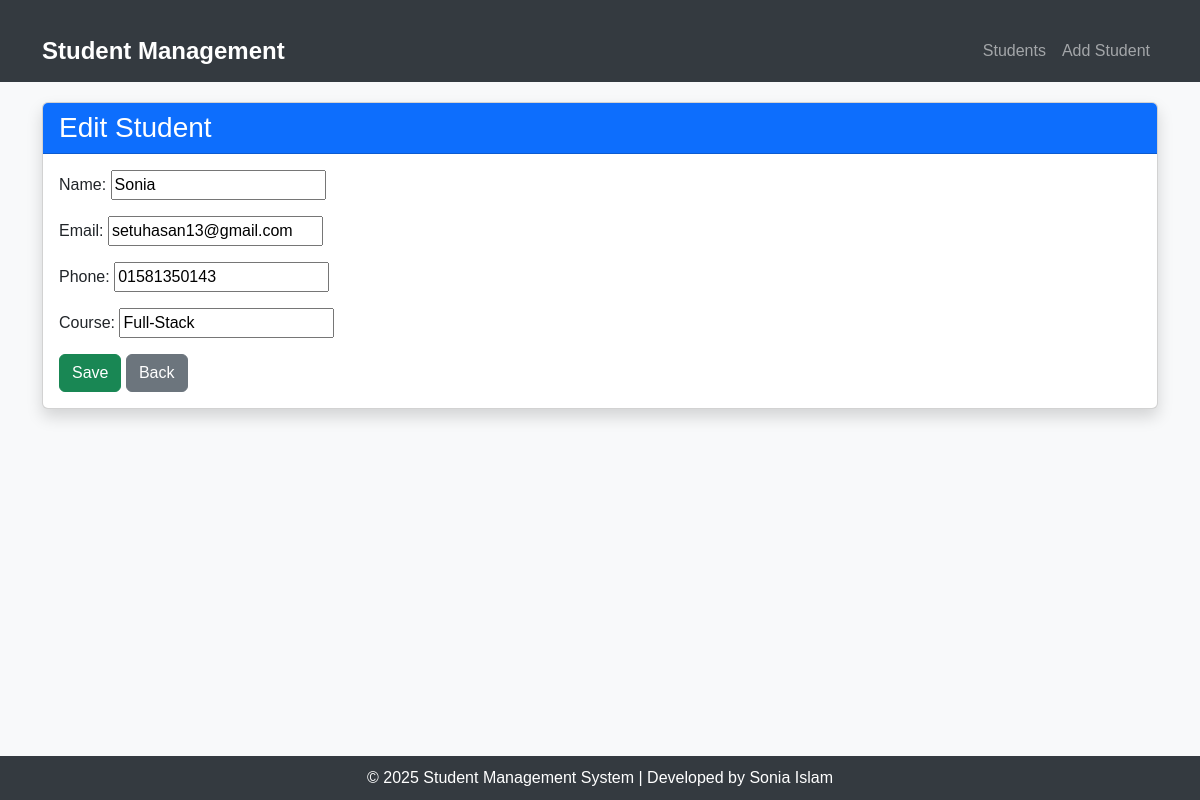
The page /update/4/ on the database its author committed.
### students/models.py (models this page shows, shortened)
class Student(models.Model):
    name = models.CharField(max_length=100)
    email = models.EmailField(unique=True)
    phone = models.CharField(max_length=15)
    course = models.CharField(max_length=100)

### students/views.py (the view)
# urls.py: path('update/<int:pk>/', student_update, name='student_update'),
def student_update(request, pk):
    student = get_object_or_404(Student, pk=pk)
    if request.method == 'POST':
        form = StudentForm(request.POST, instance=student)
        if form.is_valid():
            form.save()
            messages.success(request, "Student updated successfully!")
            return redirect('student_list')
    else:
        form = StudentForm(instance=student)
    return render(request, 'students/student_form.html', {'form': form})

### students/forms.py
class StudentForm(forms.ModelForm):
    class Meta:
        model = Student
        fields = ['name', 'email', 'phone', 'course']

### students/templates/students/student_form.html (shortened to what this page needs)
{% extends 'base.html' %}
{% block content %}
<div class="card shadow">
    <div class="card-header bg-primary text-white">
        <h3 class="mb-0">{% if form.instance.id %}Edit{% else %}Add{% endif %} Student</h3>
    </div>
    <div class="card-body">
        <form method="post">
            {{ form.as_p }}
            <button type="submit" class="btn btn-success">Save</button>
            <a href="{% url 'student_list' %}" class="btn btn-secondary">Back</a>
        </form>
    </div>
</div>
{% endblock %}

### students/templates/base.html (style rules this page uses)
body { background-color: #f8f9fa; font-family: 'Arial', sans-serif; }

### rows shown on the page
Student: name "Sonia", email "setuhasan13@gmail.com", phone "01581350143", course "Full-Stack"
